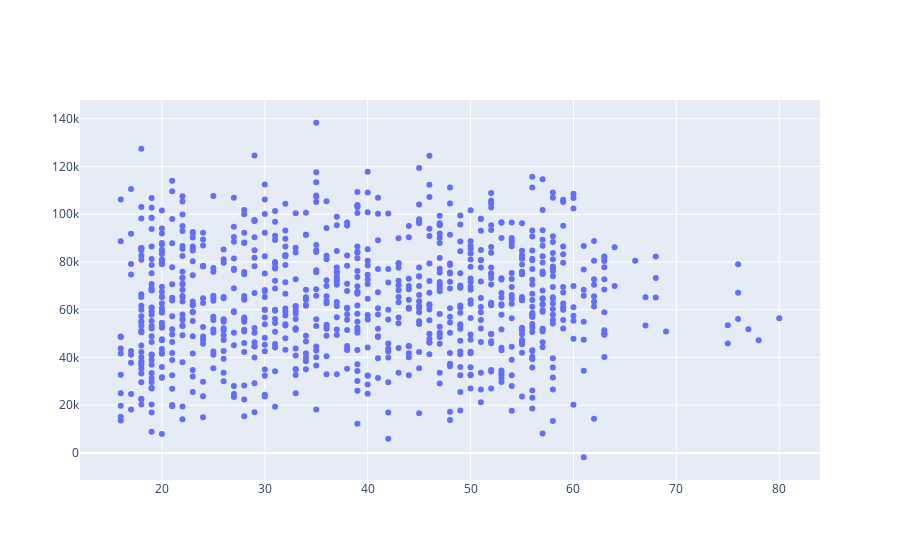

Here is the notebook cell this chart was saved with:
### Code cell
fig_age_balance = go.Figure(data=go.Scatter(x=df_assets['age'], y=df_assets['balance'], mode='markers'))
fig_age_balance

### Figure 1 — Plotly figure (JSON) as saved in the notebook; plotly's stock layout.template omitted (floating-point values rounded to 4 significant figures; data arrays with more than 128 entries replaced by an {"elided": "..."} marker saying what was removed)
{"data": [{"mode": "markers", "type": "scatter", "x": {"elided": "892 int values"}, "y": {"elided": "892 float values"}}], "layout": {}}
